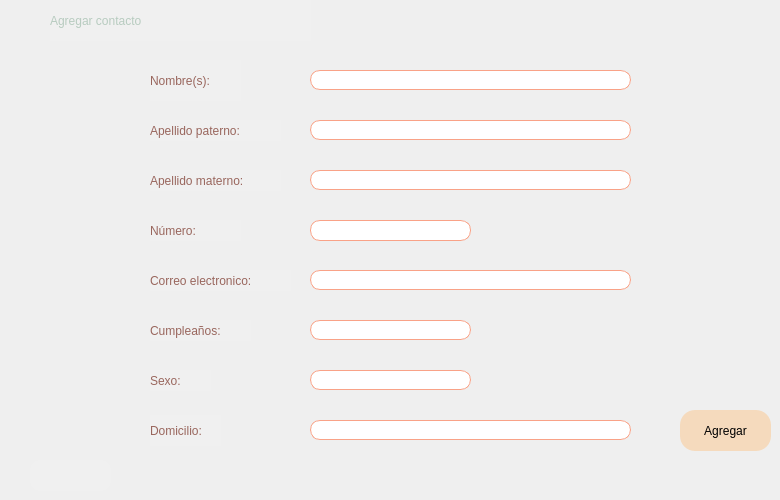
    <widget class="QWidget" name="page_2">
     <widget class="QLabel" name="label_12">
      <property name="geometry">
       <rect>
        <x>50</x>
        <y>0</y>
        <width>261</width>
        <height>41</height>
       </rect>
      </property>
      <property name="styleSheet">
       <string notr="true">QLabel{
	color:#B7CBBF;
	font: 20pt &quot;Louis George Café&quot;;
background-color: rgba(255, 255, 255, 10);
}</string>
      </property>
      <property name="text">
       <string>Agregar contacto</string>
      </property>
     </widget>
     <widget class="QLabel" name="label_18">
      <property name="geometry">
       <rect>
        <x>150</x>
        <y>270</y>
        <width>141</width>
        <height>21</height>
       </rect>
      </property>
      <property name="styleSheet">
       <string notr="true">font: 12pt &quot;Louis George Café&quot;;
background-color: rgba(255, 255, 255, 10);
color: #99665D
</string>
      </property>
      <property name="text">
       <string>Correo electronico:</string>
      </property>
     </widget>
     <widget class="QPushButton" name="agregarnuevo">
      <property name="geometry">
       <rect>
        <x>680</x>
        <y>410</y>
        <width>91</width>
        <height>41</height>
       </rect>
      </property>
      <property name="styleSheet">
       <string notr="true">QPushButton{
background-color: #F5DABD;
 border-style: outset;
    border-radius: 15px;
font: 11pt &quot;Louis George Café&quot;;
}

QPushButton:Hover{
	background-color: #B7CBBF;
}

QPushButton:focus:pressed{ background-color:white ;
color: black; }</string>
      </property>
      <property name="text">
       <string>Agregar</string>
      </property>
     </widget>
     <widget class="QLineEdit" name="apellidop">
      <property name="geometry">
       <rect>
        <x>310</x>
        <y>120</y>
        <width>321</width>
        <height>20</height>
       </rect>
      </property>
      <property name="styleSheet">
       <string notr="true">border: 1px solid; 
border-radius: 10px;
border-color: #f9a287;</string>
      </property>
     </widget>
     <widget class="QLabel" name="label_16">
      <property name="geometry">
       <rect>
        <x>150</x>
        <y>170</y>
        <width>131</width>
        <height>21</height>
       </rect>
      </property>
      <property name="styleSheet">
       <string notr="true">font: 12pt &quot;Louis George Café&quot;;
background-color: rgba(255, 255, 255, 10);
color: #99665D
</string>
      </property>
      <property name="text">
       <string>Apellido materno:</string>
      </property>
     </widget>
     <widget class="QLabel" name="label_15">
      <property name="geometry">
       <rect>
        <x>150</x>
        <y>60</y>
        <width>91</width>
        <height>41</height>
       </rect>
      </property>
      <property name="styleSheet">
       <string notr="true">font: 12pt &quot;Louis George Café&quot;;
color:#99665D;
background-color: rgba(255, 255, 255, 10);</string>
      </property>
      <property name="text">
       <string>Nombre(s):</string>
      </property>
     </widget>
     <widget class="QLineEdit" name="correo">
      <property name="geometry">
       <rect>
        <x>310</x>
        <y>270</y>
        <width>321</width>
        <height>20</height>
       </rect>
      </property>
      <property name="styleSheet">
       <string notr="true">border: 1px solid; 
border-radius: 10px;
border-color: #f9a287;</string>
      </property>
     </widget>
     <widget class="QLabel" name="label_11">
      <property name="geometry">
       <rect>
        <x>150</x>
        <y>320</y>
        <width>101</width>
        <height>21</height>
       </rect>
      </property>
      <property name="styleSheet">
       <string notr="true">font: 12pt &quot;Louis George Café&quot;;
background-color: rgba(255, 255, 255, 10);
color: #99665D
</string>
      </property>
      <property name="text">
       <string>Cumpleaños:</string>
      </property>
     </widget>
     <widget class="QLineEdit" name="numero">
      <property name="geometry">
       <rect>
        <x>310</x>
        <y>220</y>
        <width>161</width>
        <height>21</height>
       </rect>
      </property>
      <property name="styleSheet">
       <string notr="true">border: 1px solid; 
border-radius: 10px;
border-color: #f9a287;</string>
      </property>
     </widget>
     <widget class="QLineEdit" name="apellidoma">
      <property name="geometry">
       <rect>
        <x>310</x>
        <y>170</y>
        <width>321</width>
        <height>20</height>
       </rect>
      </property>
      <property name="styleSheet">
       <string notr="true">border: 1px solid; 
border-radius: 10px;
border-color: #f9a287;</string>
      </property>
     </widget>
     <widget class="QLineEdit" name="nombre">
      <property name="geometry">
       <rect>
        <x>310</x>
        <y>70</y>
        <width>321</width>
        <height>20</height>
       </rect>
      </property>
      <property name="styleSheet">
       <string notr="true">border: 1px solid; 
border-radius: 10px;
border-color: #f9a287;</string>
      </property>
     </widget>
     <widget class="QLineEdit" name="cumpleanios">
      <property name="geometry">
       <rect>
        <x>310</x>
        <y>320</y>
        <width>161</width>
        <height>20</height>
       </rect>
      </property>
      <property name="styleSheet">
       <string notr="true">border: 1px solid; 
border-radius: 10px;
border-color: #f9a287;</string>
      </property>
     </widget>
     <widget class="QLabel" name="label_17">
      <property name="geometry">
       <rect>
        <x>150</x>
        <y>120</y>
        <width>131</width>
        <height>21</height>
       </rect>
      </property>
      <property name="styleSheet">
       <string notr="true">font: 12pt &quot;Louis George Café&quot;;
background-color: rgba(255, 255, 255, 10);
color: #99665D
</string>
      </property>
      <property name="text">
       <string>Apellido paterno:</string>
      </property>
     </widget>
     <widget class="QLabel" name="label_13">
      <property name="geometry">
       <rect>
        <x>150</x>
        <y>220</y>
        <width>91</width>
        <height>21</height>
       </rect>
      </property>
      <property name="styleSheet">
       <string notr="true">font: 12pt &quot;Louis George Café&quot;;
background-color: rgba(255, 255, 255, 10);
color: #99665D
</string>
      </property>
      <property name="text">
       <string>Número:</string>
      </property>
     </widget>
     <widget class="QPushButton" name="pushButton">
      <property name="geometry">
       <rect>
        <x>30</x>
        <y>460</y>
        <width>81</width>
        <height>31</height>
       </rect>
      </property>
      <property name="styleSheet">
       <string notr="true">QPushButton{
background-color: rgba(255, 255, 255, 10);
border-radius: 10px;
}

QPushButton:Hover{
	background-color: #B7CBBF;
}</string>
      </property>
      <property name="text">
       <string/>
      </property>
      <property name="icon">
       <iconset resource="img.qrc">
        <normaloff>:/img/img/flecha.png</normaloff>:/img/img/flecha.png</iconset>
      </property>
      <property name="iconSize">
       <size>
        <width>50</width>
        <height>30</height>
       </size>
      </property>
     </widget>
     <widget class="QLabel" name="label_2">
      <property name="geometry">
       <rect>
        <x>150</x>
        <y>370</y>
        <width>61</width>
        <height>21</height>
       </rect>
      </property>
      <property name="styleSheet">
       <string notr="true">font: 12pt &quot;Louis George Café&quot;;
background-color: rgba(255, 255, 255, 10);
color: #99665D
</string>
      </property>
      <property name="text">
       <string>Sexo:</string>
      </property>
     </widget>
     <widget class="QLabel" name="label_4">
      <property name="geometry">
       <rect>
        <x>150</x>
        <y>415</y>
        <width>71</width>
        <height>31</height>
       </rect>
      </property>
      <property name="styleSheet">
       <string notr="true">font: 12pt &quot;Louis George Café&quot;;
background-color: rgba(255, 255, 255, 10);
color: #99665D
</string>
      </property>
      <property name="text">
       <string>Domicilio:</string>
      </property>
     </widget>
     <widget class="QLineEdit" name="sexo">
      <property name="geometry">
       <rect>
        <x>310</x>
        <y>370</y>
        <width>161</width>
        <height>20</height>
       </rect>
      </property>
      <property name="styleSheet">
       <string notr="true">border: 1px solid; 
border-radius: 10px;
border-color: #f9a287;</string>
      </property>
     </widget>
     <widget class="QLineEdit" name="domi">
      <property name="geometry">
       <rect>
        <x>310</x>
        <y>420</y>
        <width>321</width>
        <height>20</height>
       </rect>
      </property>
      <property name="styleSheet">
       <string notr="true">border: 1px solid; 
border-radius: 10px;
border-color: #f9a287;</string>
      </property>
     </widget>
    </widget>
